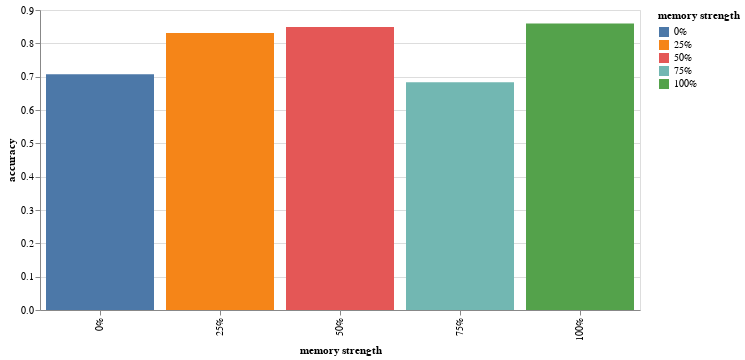

Notebook cell for this chart:
### Code cell
alt.Chart(source).mark_bar().encode(
    x=alt.X('memory strength:N',sort=['0%', '25%']),
    y='accuracy:Q',
    color=alt.Color('memory strength:N', sort=['0%', '25%'])
).properties(
    width=600,
    height=300
).interactive()

### Figure 1 — Vega-Lite specification as saved in the notebook (floating-point values rounded to 4 significant figures)
{"config": {"view": {"continuousWidth": 400, "continuousHeight": 300}}, "data": {"name": "data-471abb3e9d633146f84debb9c3fd04b8"}, "mark": "bar", "encoding": {"color": {"type": "nominal", "field": "memory strength", "sort": ["0%", "25%"]}, "x": {"type": "nominal", "field": "memory strength", "sort": ["0%", "25%"]}, "y": {"type": "quantitative", "field": "accuracy"}}, "height": 300, "selection": {"selector011": {"type": "interval", "bind": "scales", "encodings": ["x", "y"]}}, "width": 600, "$schema": "https://vega.github.io/schema/vega-lite/v4.0.2.json", "datasets": {"data-471abb3e9d633146f84debb9c3fd04b8": [{"memory strength": "0%", "accuracy": 0.7073}, {"memory strength": "25%", "accuracy": 0.8309}, {"memory strength": "50%", "accuracy": 0.849}, {"memory strength": "75%", "accuracy": 0.6832}, {"memory strength": "100%", "accuracy": 0.8598}]}}
